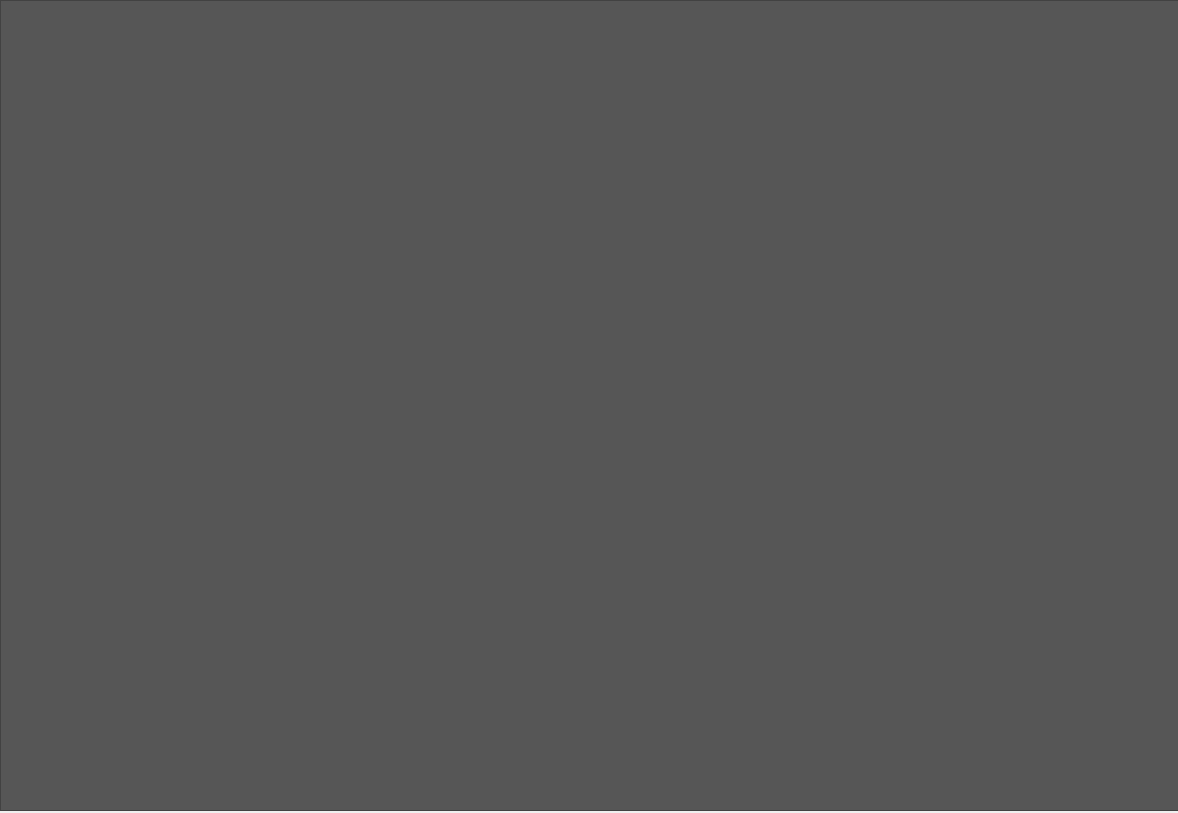
<?xml version="1.0" encoding="UTF-8"?>
<ui version="4.0">
 <class>Dialog</class>
 <widget class="QDialog" name="Dialog">
  <property name="geometry">
   <rect>
    <x>0</x>
    <y>0</y>
    <width>1178</width>
    <height>813</height>
   </rect>
  </property>
  <property name="windowTitle">
   <string>Sintactico por retroceso</string>
  </property>
  <widget class="QPlainTextEdit" name="consola_retroceso">
   <property name="geometry">
    <rect>
     <x>0</x>
     <y>0</y>
     <width>1201</width>
     <height>811</height>
    </rect>
   </property>
   <property name="palette">
    <palette>
     <active>
      <colorrole role="WindowText">
       <brush brushstyle="SolidPattern">
        <color alpha="255">
         <red>234</red>
         <green>234</green>
         <blue>234</blue>
        </color>
       </brush>
      </colorrole>
      <colorrole role="Button">
       <brush brushstyle="SolidPattern">
        <color alpha="255">
         <red>86</red>
         <green>86</green>
         <blue>86</blue>
        </color>
       </brush>
      </colorrole>
      <colorrole role="Light">
       <brush brushstyle="SolidPattern">
        <color alpha="255">
         <red>255</red>
         <green>255</green>
         <blue>255</blue>
        </color>
       </brush>
      </colorrole>
      <colorrole role="Midlight">
       <brush brushstyle="SolidPattern">
        <color alpha="255">
         <red>234</red>
         <green>234</green>
         <blue>234</blue>
        </color>
       </brush>
      </colorrole>
      <colorrole role="Dark">
       <brush brushstyle="SolidPattern">
        <color alpha="255">
         <red>106</red>
         <green>106</green>
         <blue>106</blue>
        </color>
       </brush>
      </colorrole>
      <colorrole role="Mid">
       <brush brushstyle="SolidPattern">
        <color alpha="255">
         <red>142</red>
         <green>142</green>
         <blue>142</blue>
        </color>
       </brush>
      </colorrole>
      <colorrole role="Text">
       <brush brushstyle="SolidPattern">
        <color alpha="255">
         <red>234</red>
         <green>234</green>
         <blue>234</blue>
        </color>
       </brush>
      </colorrole>
      <colorrole role="BrightText">
       <brush brushstyle="SolidPattern">
        <color alpha="255">
         <red>255</red>
         <green>255</green>
         <blue>255</blue>
        </color>
       </brush>
      </colorrole>
      <colorrole role="ButtonText">
       <brush brushstyle="SolidPattern">
        <color alpha="255">
         <red>234</red>
         <green>234</green>
         <blue>234</blue>
        </color>
       </brush>
      </colorrole>
      <colorrole role="Base">
       <brush brushstyle="SolidPattern">
        <color alpha="255">
         <red>86</red>
         <green>86</green>
         <blue>86</blue>
        </color>
       </brush>
      </colorrole>
      <colorrole role="Window">
       <brush brushstyle="SolidPattern">
        <color alpha="255">
         <red>86</red>
         <green>86</green>
         <blue>86</blue>
        </color>
       </brush>
      </colorrole>
      <colorrole role="Shadow">
       <brush brushstyle="SolidPattern">
        <color alpha="255">
         <red>0</red>
         <green>0</green>
         <blue>0</blue>
        </color>
       </brush>
      </colorrole>
      <colorrole role="AlternateBase">
       <brush brushstyle="SolidPattern">
        <color alpha="255">
         <red>234</red>
         <green>234</green>
         <blue>234</blue>
        </color>
       </brush>
      </colorrole>
      <colorrole role="ToolTipBase">
       <brush brushstyle="SolidPattern">
        <color alpha="255">
         <red>255</red>
         <green>255</green>
         <blue>220</blue>
        </color>
       </brush>
      </colorrole>
      <colorrole role="ToolTipText">
       <brush brushstyle="SolidPattern">
        <color alpha="255">
         <red>0</red>
         <green>0</green>
         <blue>0</blue>
        </color>
       </brush>
      </colorrole>
      <colorrole role="PlaceholderText">
       <brush brushstyle="SolidPattern">
        <color alpha="128">
         <red>0</red>
         <green>0</green>
         <blue>0</blue>
        </color>
       </brush>
      </colorrole>
     </active>
     <inactive>
      <colorrole role="WindowText">
       <brush brushstyle="SolidPattern">
        <color alpha="255">
         <red>234</red>
         <green>234</green>
         <blue>234</blue>
        </color>
       </brush>
      </colorrole>
      <colorrole role="Button">
       <brush brushstyle="SolidPattern">
        <color alpha="255">
         <red>86</red>
         <green>86</green>
         <blue>86</blue>
        </color>
       </brush>
      </colorrole>
      <colorrole role="Light">
       <brush brushstyle="SolidPattern">
        <color alpha="255">
         <red>255</red>
         <green>255</green>
         <blue>255</blue>
        </color>
       </brush>
      </colorrole>
      <colorrole role="Midlight">
       <brush brushstyle="SolidPattern">
        <color alpha="255">
         <red>234</red>
         <green>234</green>
         <blue>234</blue>
        </color>
       </brush>
      </colorrole>
      <colorrole role="Dark">
       <brush brushstyle="SolidPattern">
        <color alpha="255">
         <red>106</red>
         <green>106</green>
         <blue>106</blue>
        </color>
       </brush>
      </colorrole>
      <colorrole role="Mid">
       <brush brushstyle="SolidPattern">
        <color alpha="255">
         <red>142</red>
         <green>142</green>
         <blue>142</blue>
        </color>
       </brush>
      </colorrole>
      <colorrole role="Text">
       <brush brushstyle="SolidPattern">
        <color alpha="255">
         <red>234</red>
         <green>234</green>
         <blue>234</blue>
        </color>
       </brush>
      </colorrole>
      <colorrole role="BrightText">
       <brush brushstyle="SolidPattern">
        <color alpha="255">
         <red>255</red>
         <green>255</green>
         <blue>255</blue>
        </color>
       </brush>
      </colorrole>
      <colorrole role="ButtonText">
       <brush brushstyle="SolidPattern">
        <color alpha="255">
         <red>234</red>
         <green>234</green>
         <blue>234</blue>
        </color>
       </brush>
      </colorrole>
      <colorrole role="Base">
       <brush brushstyle="SolidPattern">
        <color alpha="255">
         <red>86</red>
         <green>86</green>
         <blue>86</blue>
        </color>
       </brush>
      </colorrole>
      <colorrole role="Window">
       <brush brushstyle="SolidPattern">
        <color alpha="255">
         <red>86</red>
         <green>86</green>
         <blue>86</blue>
        </color>
       </brush>
      </colorrole>
      <colorrole role="Shadow">
       <brush brushstyle="SolidPattern">
        <color alpha="255">
         <red>0</red>
         <green>0</green>
         <blue>0</blue>
        </color>
       </brush>
      </colorrole>
      <colorrole role="AlternateBase">
       <brush brushstyle="SolidPattern">
        <color alpha="255">
         <red>234</red>
         <green>234</green>
         <blue>234</blue>
        </color>
       </brush>
      </colorrole>
      <colorrole role="ToolTipBase">
       <brush brushstyle="SolidPattern">
        <color alpha="255">
         <red>255</red>
         <green>255</green>
         <blue>220</blue>
        </color>
       </brush>
      </colorrole>
      <colorrole role="ToolTipText">
       <brush brushstyle="SolidPattern">
        <color alpha="255">
         <red>0</red>
         <green>0</green>
         <blue>0</blue>
        </color>
       </brush>
      </colorrole>
      <colorrole role="PlaceholderText">
       <brush brushstyle="SolidPattern">
        <color alpha="128">
         <red>0</red>
         <green>0</green>
         <blue>0</blue>
        </color>
       </brush>
      </colorrole>
     </inactive>
     <disabled>
      <colorrole role="WindowText">
       <brush brushstyle="SolidPattern">
        <color alpha="255">
         <red>234</red>
         <green>234</green>
         <blue>234</blue>
        </color>
       </brush>
      </colorrole>
      <colorrole role="Button">
       <brush brushstyle="SolidPattern">
        <color alpha="255">
         <red>86</red>
         <green>86</green>
         <blue>86</blue>
        </color>
       </brush>
      </colorrole>
      <colorrole role="Light">
       <brush brushstyle="SolidPattern">
        <color alpha="255">
         <red>255</red>
         <green>255</green>
         <blue>255</blue>
        </color>
       </brush>
      </colorrole>
      <colorrole role="Midlight">
       <brush brushstyle="SolidPattern">
        <color alpha="255">
         <red>234</red>
         <green>234</green>
         <blue>234</blue>
        </color>
       </brush>
      </colorrole>
      <colorrole role="Dark">
       <brush brushstyle="SolidPattern">
        <color alpha="255">
         <red>106</red>
         <green>106</green>
         <blue>106</blue>
        </color>
       </brush>
      </colorrole>
      <colorrole role="Mid">
       <brush brushstyle="SolidPattern">
        <color alpha="255">
         <red>142</red>
         <green>142</green>
         <blue>142</blue>
        </color>
       </brush>
      </colorrole>
      <colorrole role="Text">
       <brush brushstyle="SolidPattern">
        <color alpha="255">
         <red>234</red>
         <green>234</green>
         <blue>234</blue>
        </color>
       </brush>
      </colorrole>
      <colorrole role="BrightText">
       <brush brushstyle="SolidPattern">
        <color alpha="255">
         <red>255</red>
         <green>255</green>
         <blue>255</blue>
        </color>
       </brush>
      </colorrole>
      <colorrole role="ButtonText">
       <brush brushstyle="SolidPattern">
        <color alpha="255">
         <red>234</red>
         <green>234</green>
         <blue>234</blue>
        </color>
       </brush>
      </colorrole>
      <colorrole role="Base">
       <brush brushstyle="SolidPattern">
        <color alpha="255">
         <red>86</red>
         <green>86</green>
         <blue>86</blue>
        </color>
       </brush>
      </colorrole>
      <colorrole role="Window">
       <brush brushstyle="SolidPattern">
        <color alpha="255">
         <red>86</red>
         <green>86</green>
         <blue>86</blue>
        </color>
       </brush>
      </colorrole>
      <colorrole role="Shadow">
       <brush brushstyle="SolidPattern">
        <color alpha="255">
         <red>0</red>
         <green>0</green>
         <blue>0</blue>
        </color>
       </brush>
      </colorrole>
      <colorrole role="AlternateBase">
       <brush brushstyle="SolidPattern">
        <color alpha="255">
         <red>213</red>
         <green>213</green>
         <blue>213</blue>
        </color>
       </brush>
      </colorrole>
      <colorrole role="ToolTipBase">
       <brush brushstyle="SolidPattern">
        <color alpha="255">
         <red>255</red>
         <green>255</green>
         <blue>220</blue>
        </color>
       </brush>
      </colorrole>
      <colorrole role="ToolTipText">
       <brush brushstyle="SolidPattern">
        <color alpha="255">
         <red>0</red>
         <green>0</green>
         <blue>0</blue>
        </color>
       </brush>
      </colorrole>
      <colorrole role="PlaceholderText">
       <brush brushstyle="SolidPattern">
        <color alpha="128">
         <red>0</red>
         <green>0</green>
         <blue>0</blue>
        </color>
       </brush>
      </colorrole>
     </disabled>
    </palette>
   </property>
   <property name="styleSheet">
    <string notr="true">QPlainTextEdit{
	background-color: rgb(86, 86, 86);
	color:rgb(234, 234, 234);

}</string>
   </property>
  </widget>
 </widget>
 <resources/>
 <connections/>
</ui>
